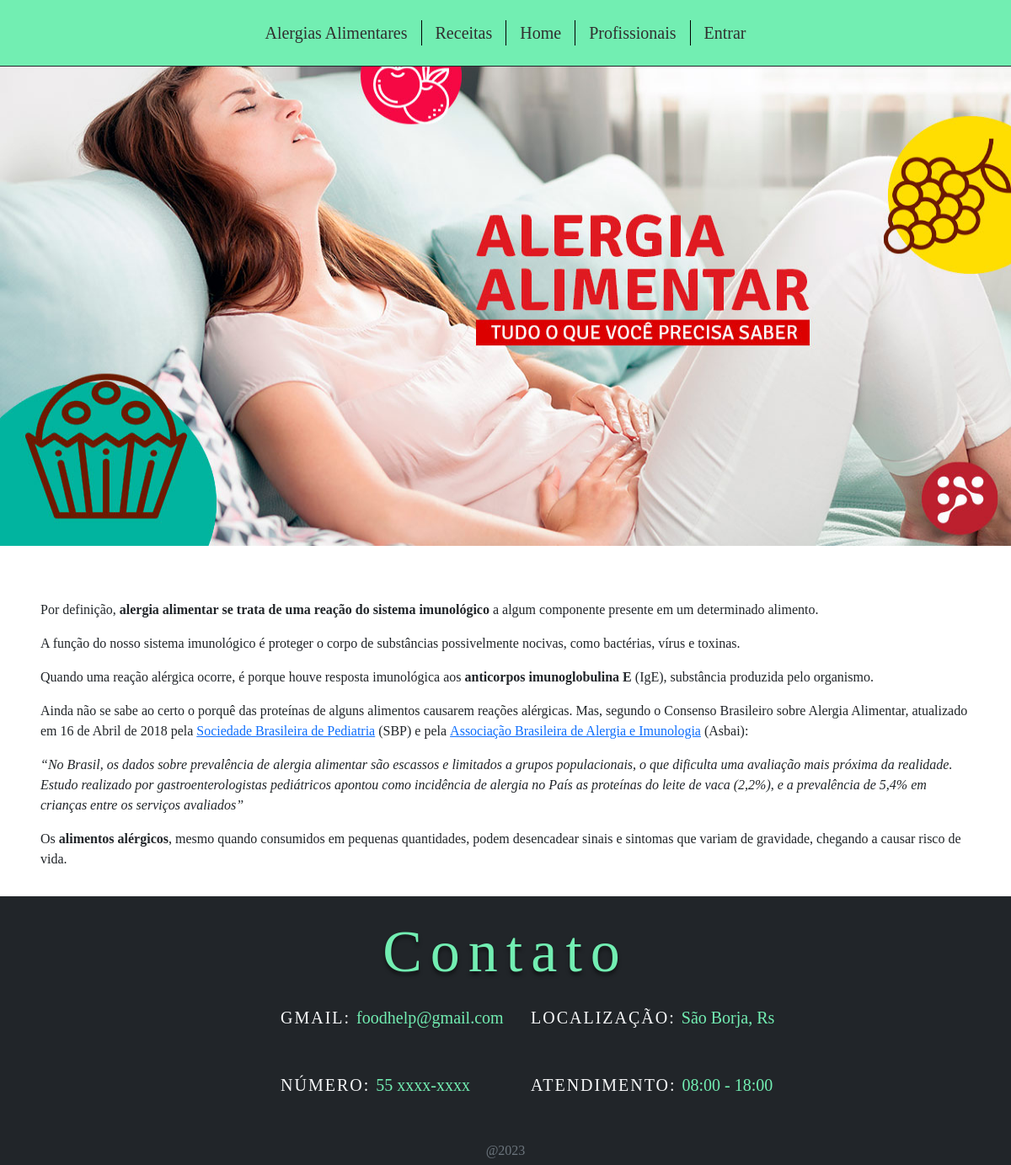
Screenshot of /views/alergia_alimentar.php with the database file from the repository.
### tables this page shows
CREATE TABLE `home` (
  `IdHome` int(11) NOT NULL,
  `Titulo` varchar(100) DEFAULT NULL,
  `Conteudo` text DEFAULT NULL,
  `Foto` text DEFAULT NULL,
  `Cor` varchar(10) DEFAULT NULL,
  `Section` int(11) NOT NULL,
  `IdUsuario` int(11) NOT NULL
);

CREATE TABLE `alergia_alimentar` (
  `IdAlergia_Alimentar` int(11) NOT NULL,
  `Text_Area` text NOT NULL,
  `Cor` varchar(10) NOT NULL,
  `IdUsuario` int(11) NOT NULL
);

### views/alergia_alimentar.php (the view, shortened to what this page needs)
<?php
require_once "../scripts/connection.php";
$sql4 = "SELECT * FROM home WHERE Section = 0";
$result4 = $conn->query($sql4);
if ($result4->num_rows > 0) {
    while ($row4 = $result4->fetch_assoc()) {
        $cor_cabecalho = $row4["Cor"];
    }
}
$sql5 = "SELECT * FROM home WHERE Section = 11";
$result5 = $conn->query($sql5);
if ($result5->num_rows > 0) {
    while ($row5 = $result5->fetch_assoc()) {
        $foto_banner = $row5["Foto"];
    }
}
$sql7 = "SELECT * FROM home WHERE Section = 51";
$result7 = $conn->query($sql7);
if ($result7->num_rows > 0) {
    while ($row7 = $result7->fetch_assoc()) {
        $conteudo_section_51 = $row7["Conteudo"];
    }
}
$sql8 = "SELECT * FROM home WHERE Section = 52";
$result8 = $conn->query($sql8);
if ($result8->num_rows > 0) {
    while ($row8 = $result8->fetch_assoc()) {
        $conteudo_section_52 = $row8["Conteudo"];
    }
}
$sql9 = "SELECT * FROM home WHERE Section = 53";
$result9 = $conn->query($sql9);
if ($result9->num_rows > 0) {
    while ($row9 = $result9->fetch_assoc()) {
        $conteudo_section_53 = $row9["Conteudo"];
    }
}
$sql10 = "SELECT * FROM home WHERE Section = 54";
$result10  = $conn->query($sql10);
if ($result10->num_rows > 0) {
    while ($row10 = $result10->fetch_assoc()) {
        $conteudo_section_54 = $row10["Conteudo"];
    }
}
?>
<!DOCTYPE html>
<html lang="pt-br" class="bg-dark">
<head>
    <link href="https://cdn.jsdelivr.net/npm/bootstrap@5.3.0/dist/css/bootstrap.min.css" rel="stylesheet">
    <link flex href="https://unpkg.com/boxicons@2.1.4/css/boxicons.min.css" rel="stylesheet" />
    <link rel="stylesheet" href="https://cdn.jsdelivr.net/npm/bootstrap-icons@1.10.5/font/bootstrap-icons.css">
    <link rel="stylesheet" href="../css/style-botao-flutuante.css">
    <link rel="stylesheet" href="../css/style.css">
</head>
<body>
    <header class="conteiner">
        <nav class="navbar navbar-expand-md fixed-top py-4 border-bottom border-dark" style="background-color: <?php echo $cor_cabecalho;  ?>;">
            <div class="container-fluid col-8 justify-content-center">
                <div class=''><a href="alergia_alimentar.php" class="mx-3 item-nav">Alergias Alimentares</a></div>
                <div class='border-black border-start'><a href="receitas.php" class="mx-3 item-nav">Receitas</a></div>
                <div class='border-black border-start'><a href="../" class="mx-3 item-nav">Home</a></div>
                <div class='border-black border-start'><a href="profissionais.php" class="mx-3 item-nav">Profissionais</a></div>
                <?php if (isset($_SESSION['id_usuario'])) { ?>
                    <div class='border-black border-start'><a type="button" data-bs-toggle="modal" data-bs-target="#modal_perfil" class="mx-3 item-nav">Perfil</a></div>
                <?php } else { ?>
                    <div class='border-black border-start'><a href="entrar.php" class="mx-3 item-nav">Entrar</a></div>
                <?php } ?>
            </div>
        </nav>
    </header>
    <main>
        <section class="section-1 mb-5">
            <div class="w-100 mt-5">
                <img src="../fotos/outros/<?php echo $foto_banner; ?>" style="width: 100%; height: 600px;" alt="banner">
            </div>
        </section>
        <?php
        $sql6 = "SELECT * FROM alergia_alimentar";
        $result6 = $conn->query($sql6);
        if ($result6->num_rows > 0) {
            while ($row6 = $result6->fetch_assoc()) {
        ?>
                <section class="px-5" style="background-color: <?php echo $row6['Cor']; ?>;">
                    <div class="py-3"><?php echo $row6['Text_Area']; ?></div>
                </section>
        <?php }
        } ?>
        <footer class="bg-dark">
            <div class="pt-4">
                <h1 class="text-contato text-center" style="color: <?php echo $cor_cabecalho;  ?>;">Contato</h1>
            </div>
            <div class="mt-4 row ms-4" style="font-family: Inder;">
                <div class="col-3"></div>
                <div class="col-3">
                    <h5><span class="text-light" style="letter-spacing: 2px;">GMAIL: </span><span style="color: <?php echo $cor_cabecalho;  ?>;"><?php echo $conteudo_section_51; ?></span></h5>
                </div>
                <div class="col-4">
                    <h5><span class="text-light" style="letter-spacing: 2px;">LOCALIZAÇÃO: </span><span style="color: <?php echo $cor_cabecalho;  ?>;"><?php echo $conteudo_section_52; ?></span></h5>
                </div>
            </div>
            <div class="my-5 row  ms-4" style="font-family: Inder;">
                <div class="col-3"></div>
                <div class="col-3">
                    <h5><span class="text-light" style="letter-spacing: 2px;">NÚMERO: </span><span style="color: <?php echo $cor_cabecalho;  ?>;"><?php echo $conteudo_section_54; ?></span></h5>
                </div>
                <div class="col-4">
                    <h5><span class="text-light" style="letter-spacing: 2px;">ATENDIMENTO: </span><span style="color: <?php echo $cor_cabecalho;  ?>;"><?php echo $conteudo_section_53; ?></span></h5>
                </div>
            </div>
            <h6 class="text-secondary text-center">@2023</h6>
        </footer>
    </main>
</body>
</html>

### css/style-botao-flutuante.css (style rules this page uses)
body { overflow-x: hidden; }

### css/style.css (style rules this page uses)
* { margin: 0; padding: 0; border: 0; font-family: 'Times New Roman', Times, serif; }
.item-nav { position: relative; color: #302f2f; text-decoration: none; transition: color 0.3s ease-in-out; font-size: 20px; }
.item-nav:before { content: ""; position: absolute; width: 100%; height: 2px; bottom: -5px; left: 0; background-color: #f1f1f1; visibility: hidden; transform: scaleX(0); transition: all 0.6s ease-in-out; }
.item-nav:last-child { border-right: none; }
.text-contato { text-shadow: 0px 4px 4px rgba(0, 0, 0, 0.50); font-family: Itim; font-size: 70px; font-weight: 400; letter-spacing: 10px; }
footer { padding-bottom: 0; margin-bottom: 0; }
header { max-height: 100px; }

### rows the page displays
home: Foto (picture)
alergia_alimentar: Text_Area "Por definição, alergia alimentar se trata de uma reação do sistema imunológico a algum componente presente em um determinado alimento. A função do nosso sistema imunológico é proteger o corpo de substâncias possivelmente nocivas, como bactérias, vírus e toxinas. Quando uma reação alérgica ocorre, é porque houve resposta imunológica aos anticorpos imunoglobulina E (IgE), substância produzida pelo organismo. Ainda não se sabe ao certo o porquê das proteínas de alguns alimentos causarem reações alérgicas. Mas, segundo o Consenso Brasileiro sobre Alergia Alimentar, atualizado em 16 de Abril de 2018 pela Sociedade Brasileira de Pediatria (SBP) e pela Associação Brasileira de Alergia e Imunologia…"
home: Conteudo "foodhelp@gmail.com"
home: Conteudo "São Borja, Rs"
home: Conteudo "55 xxxx-xxxx"
home: Conteudo "08:00 - 18:00"
